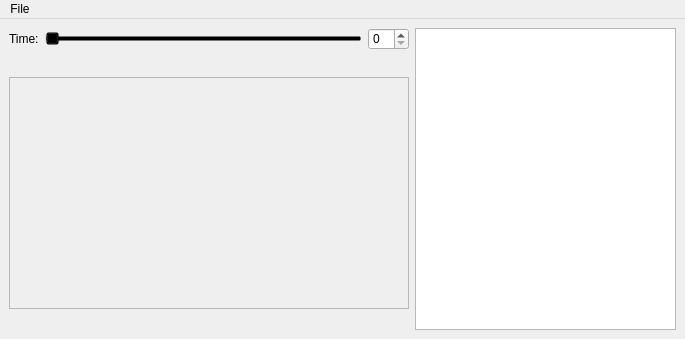
<?xml version="1.0" encoding="UTF-8"?>
<ui version="4.0">
 <class>Vis</class>
 <widget class="QMainWindow" name="Vis">
  <property name="windowModality">
   <enum>Qt::ApplicationModal</enum>
  </property>
  <property name="geometry">
   <rect>
    <x>0</x>
    <y>0</y>
    <width>685</width>
    <height>339</height>
   </rect>
  </property>
  <property name="windowTitle">
   <string>Results Visualizer</string>
  </property>
  <property name="windowIcon">
   <iconset resource="resources.qrc">
    <normaloff>:/pics/pics/graph.png</normaloff>:/pics/pics/graph.png</iconset>
  </property>
  <property name="styleSheet">
   <string notr="true">QWidget, QMenuBar::item {
	background-color: qlineargradient(x1: 0, y1: 0, x2: 0, y2: 1,
                                      stop: 0 #c5d8ef, stop: 1 #89a5c3);
}

QLabel, QSlider {
	background-color: transparent;
}</string>
  </property>
  <widget class="QWidget" name="centralwidget">
   <layout class="QGridLayout" name="gridLayout">
    <item row="0" column="0">
     <widget class="QLabel" name="label">
      <property name="text">
       <string>Time:</string>
      </property>
     </widget>
    </item>
    <item row="0" column="2">
     <widget class="QSpinBox" name="timeSpinBox">
      <property name="minimum">
       <number>0</number>
      </property>
      <property name="maximum">
       <number>99</number>
      </property>
     </widget>
    </item>
    <item row="0" column="3" rowspan="2">
     <widget class="QTextBrowser" name="info"/>
    </item>
    <item row="1" column="0" colspan="3">
     <layout class="QHBoxLayout" name="horizontalLayout">
      <item alignment="Qt::AlignVCenter">
       <widget class="QScrollArea" name="graphArea">
        <property name="widgetResizable">
         <bool>false</bool>
        </property>
        <widget class="QWidget" name="scrollAreaWidgetContents">
         <property name="geometry">
          <rect>
           <x>0</x>
           <y>0</y>
           <width>398</width>
           <height>230</height>
          </rect>
         </property>
        </widget>
       </widget>
      </item>
     </layout>
    </item>
    <item row="0" column="1">
     <widget class="QSlider" name="timeSlider">
      <property name="orientation">
       <enum>Qt::Horizontal</enum>
      </property>
     </widget>
    </item>
   </layout>
  </widget>
  <widget class="QMenuBar" name="menubar">
   <property name="geometry">
    <rect>
     <x>0</x>
     <y>0</y>
     <width>685</width>
     <height>20</height>
    </rect>
   </property>
   <widget class="QMenu" name="menuFile">
    <property name="title">
     <string>File</string>
    </property>
    <addaction name="actionExit"/>
   </widget>
   <addaction name="menuFile"/>
  </widget>
  <action name="actionExit">
   <property name="text">
    <string>Exit</string>
   </property>
   <property name="shortcut">
    <string>Ctrl+X</string>
   </property>
  </action>
 </widget>
 <resources>
  <include location="resources.qrc"/>
 </resources>
 <connections>
  <connection>
   <sender>actionExit</sender>
   <signal>triggered()</signal>
   <receiver>Vis</receiver>
   <slot>close()</slot>
   <hints>
    <hint type="sourcelabel">
     <x>-1</x>
     <y>-1</y>
    </hint>
    <hint type="destinationlabel">
     <x>209</x>
     <y>165</y>
    </hint>
   </hints>
  </connection>
  <connection>
   <sender>timeSlider</sender>
   <signal>valueChanged(int)</signal>
   <receiver>Vis</receiver>
   <slot>UpdateTimeFromSlider(int)</slot>
   <hints>
    <hint type="sourcelabel">
     <x>106</x>
     <y>42</y>
    </hint>
    <hint type="destinationlabel">
     <x>552</x>
     <y>370</y>
    </hint>
   </hints>
  </connection>
  <connection>
   <sender>timeSpinBox</sender>
   <signal>valueChanged(int)</signal>
   <receiver>Vis</receiver>
   <slot>UpdateTimeFromSpinBox(int)</slot>
   <hints>
    <hint type="sourcelabel">
     <x>374</x>
     <y>38</y>
    </hint>
    <hint type="destinationlabel">
     <x>44</x>
     <y>397</y>
    </hint>
   </hints>
  </connection>
 </connections>
 <slots>
  <slot>UpdateTimeFromSlider(int)</slot>
  <slot>UpdateTimeFromSpinBox(int)</slot>
 </slots>
</ui>
